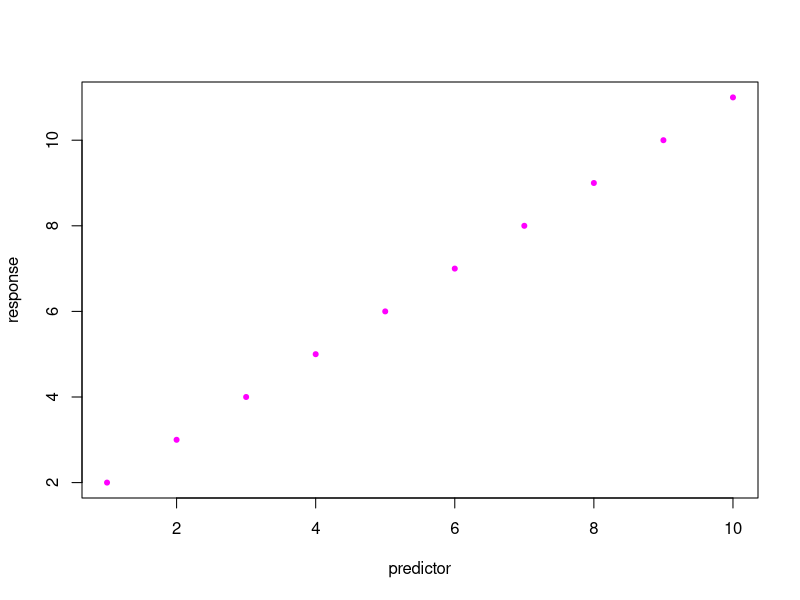

Write the R code that produced this figure.
# here's my plot! :)

plot(x = seq(from = 1, to = 10, by = 1), y = seq(from = 2, to = 11, by = 1), 
     col = "magenta", pch = 20, xlab = "predictor", ylab = "response")

# wow what a perfect correlation! huh...
